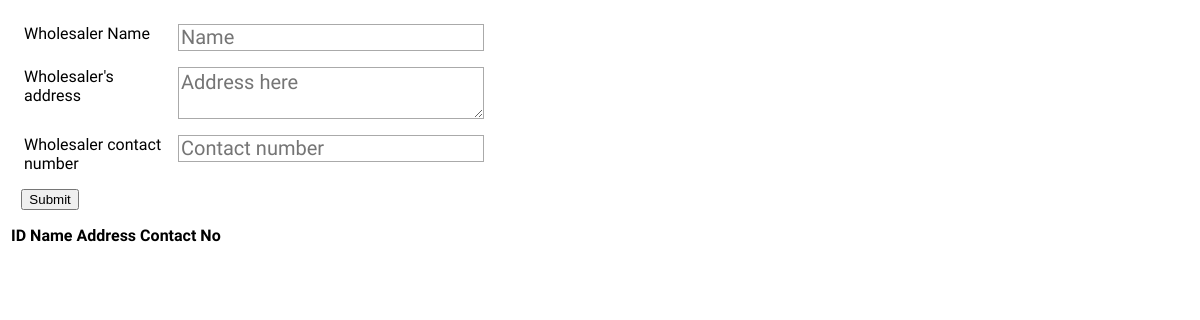
The app's page /add_wholesaler.php, older data.
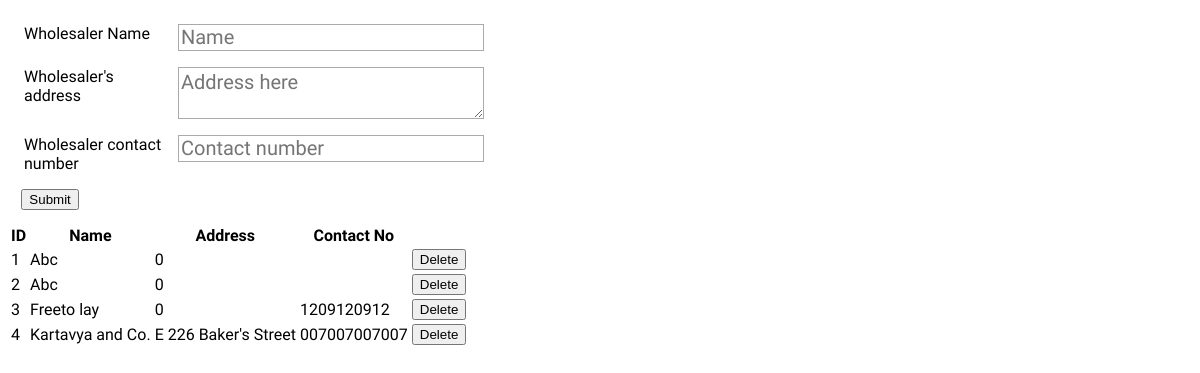
The same page, newer data.
### tables this page shows
CREATE TABLE IF NOT EXISTS `wholesalers` (
  `id` int(11) NOT NULL AUTO_INCREMENT,
  `name` tinytext NOT NULL,
  `address` text,
  `contact_no` tinytext,
  PRIMARY KEY (`id`)
);

### config.php (called while the page is built, shortened)
<?php
class DAL {
    private $mysqli;
    function __construct() {
        $this->mysqli = new mysqli(DB_HOST, DB_USER, DB_PASS, DB_NAME);
    }
    function fetchDataFromTable($table, $arrayOfColumns, $whereCondition) {
        $columns = join(", ", $arrayOfColumns);
        $result = $this->mysqli->query("SELECT {$columns} FROM {$table} WHERE ".$whereCondition);
        $rows = array();
        while($row = $result->fetch_assoc()){
            $rows[] = $row;
        }
        return $rows;
    }
}
$DB = new DAL();

### add_wholesaler.php (the view, shortened to what this page needs)
<!DOCTYPE html>
<html>
<head>
</head>
<body>
    <?php
    include("config.php");
    ?>
    <div class="container">
        <form action="add_wholesaler.php" method="POST">
            <label for="name">
                <span>Wholesaler Name</span>
                <input type="text" name="name" placeholder="Name" id="name" required/>
            </label>
            <label for="address">
                <span>Wholesaler's address</span>
                <textarea name="address" placeholder="Address here" id="address"></textarea>
            </label>
            <label for="contact_no">
                <span>Wholesaler contact number</span>
                <input type="number" name="contact_no" placeholder="Contact number" id="contact_no" />
            </label>
            <input type="submit" name="formSubmitted" />
        </form>
        <form action='' method='post'>
            <table>
                <tr>
                    <th>ID</th>
                    <th>Name</th>
                    <th>Address</th>
                    <th>Contact No</th>
                </tr>
                <?php
                    $rows = $DB->fetchDataFromTable("wholesalers", ["id", "name", "address", "contact_no"], "1");
                    foreach ($rows as $row) {
                ?>
                    <tr>
                        <td><?php echo $row["id"]; ?></td>
                        <td><?php echo $row["name"]; ?></td>
                        <td><?php echo $row["address"]; ?></td>
                        <td><?php echo $row["contact_no"]; ?></td>
                        <td><button type='submit' name='delete' value='<?php echo $row["id"]; ?>'>Delete</button></td>
                    </tr>
                <?php
                    }
                ?>
            </table>
        </form>
    </div>
</body>
</html>

Row changes from the older to the newer data that the page shows:
added wholesalers: id "1", name "Abc", address "0"
added wholesalers: id "2", name "Abc", address "0"
added wholesalers: id "3", name "Freeto lay", address "0", contact_no "1209120912"
added wholesalers: id "4", name "Kartavya and Co.", address "E 226 Baker's Street", contact_no "007007007007"
